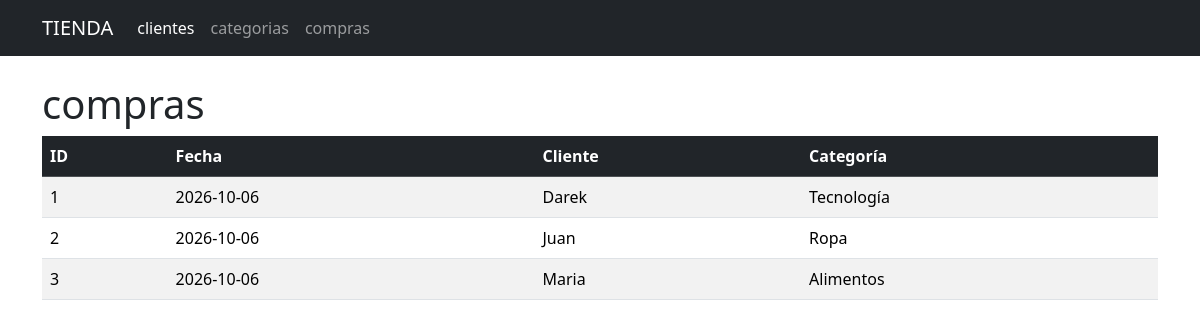
The app's page /compras with its own data.
### tables this page shows
CREATE TABLE compras (
    id INTEGER PRIMARY KEY AUTOINCREMENT,
    cliente_id INTEGER NOT NULL,
    categoria_id INTEGER NOT NULL,
    fecha TEXT NOT NULL,

    FOREIGN KEY (cliente_id)
        REFERENCES clientes(id),

    FOREIGN KEY (categoria_id)
        REFERENCES categoria(id)
);

CREATE TABLE clientes (
    id INTEGER PRIMARY KEY AUTOINCREMENT,
    nombre TEXT NOT NULL,
    email TEXT NOT NULL UNIQUE
);

CREATE TABLE categoria (
    id INTEGER PRIMARY KEY AUTOINCREMENT,
    nombre TEXT NOT NULL
);

### app.py (the view)
@app.route('/compras')
def compras():
    conn = get_db_connection()
    compras = conn.execute(
        '''
        SELECT
            i.id,
            i.fecha,
            c.nombre AS cliente,
            p.nombre AS categoria
        FROM compras i
        JOIN clientes c
            ON i.cliente_id = c.id
        JOIN categoria p
            ON i.categoria_id = p.id
        '''
    ).fetchall()
    conn.close()
    return render_template(
        'compras.html',
        compras=compras
    )

### app.py (called while the page is built)
def get_db_connection():
    conn = sqlite3.connect('database.db')
    conn.row_factory = sqlite3.Row
    return conn

### templates/compras.html
{% extends 'base.html' %}
{% block content %}
<h1>compras</h1>
<table class="table table-striped table-hover">
  <thead class="table-dark">
    <tr>
      <th>ID</th>
      <th>Fecha</th>
      <th>Cliente</th>
      <th>Categoría</th>
    </tr>
  </thead>
  <tbody>
    {% for compra in compras %}
    <tr>
      <td>{{ compra.id }}</td>
      <td>{{ compra.fecha }}</td>
      <td>{{ compra.cliente }}</td>
      <td>{{ compra.categoria }}</td>
    </tr>
    {% endfor %}
  </tbody>
</table>
{% endblock %}

### records on screen
compras: id "1", fecha "2026-10-06", cliente "Darek", categoria "Tecnología"
compras: id "2", fecha "2026-10-06", cliente "Juan", categoria "Ropa"
compras: id "3", fecha "2026-10-06", cliente "Maria", categoria "Alimentos"
